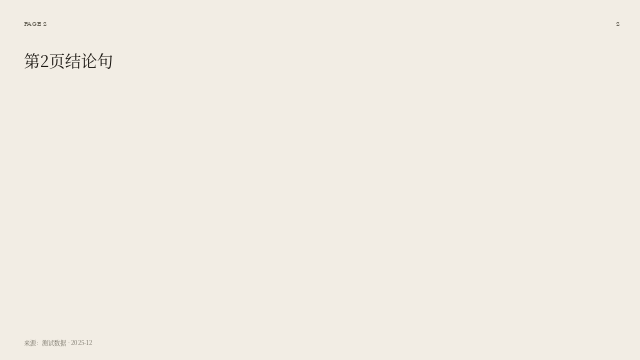
#> input picture audit/reuse-e2e/fonts-preview/pages/002c3e276b9f30054ce2.png, 640 x 360 px
$ python -i render_check.py   (imports and definitions only)
#> lines starting #> are read from the running program, lines starting #| are printed output that depends on the picture; after the words box and inside, x2 and y2 are one past the last pixel; in counts of white or black regions, pixels touching at a corner belong together
# -*- coding: utf-8 -*-
"""
Layer 3.5 · Render Check（渲染证据层）

职责：把编译出的 PPTX **真实渲染成像素**，测量页面视觉证据——
占用率、边缘活动度、亮度、显著性质心、强调色像素比、背景亮度。
这是「只有真实渲染才能证明视觉质量」的实证层（借鉴 v6.2 render_evidence 思路），
但与引擎一样：不做设计决策、不修改 spec、所有阈值由调用方传入。

外部 Office/PDF 渲染链路已永久关闭：生产路径不探测、不启动
LibreOffice/soffice，也不依赖 poppler。vao.py 以原生 PPTX 结构、几何治理和
PIL ghost preview 作为快速证据；该模块仅保留兼容 API，直接返回
external_renderer_disabled_by_policy。
"""
from __future__ import annotations

import math
import os
import re as _re
import shutil
import subprocess
import tempfile
import time
from pathlib import Path
from typing import Any

from PIL import Image

from primitives import DEFAULT_WIDTH, DEFAULT_HEIGHT, AUX_TEXT_ROLES
from compile_cache import (
    RENDER_META_NAME,
    NON_PIXEL_SLIDE_KEYS,
    NON_PIXEL_THEME_KEYS,
    _file_sha,
    _media_stamp,
    _pixel_view,
    _atomic_json_write,
    _load_meta,
    _patch_meta,
    spec_view,
    compile_reuse,
    record_compile,
)


_RENDERER_PROBE_KEY: tuple[str, str] | None = None
_RENDERER_PROBE_VALUE: str | None = None


# [5 lines left out: function clear_renderer_probe_cache, not called in this run]


# Deliberately disabled.  VAO produces native editable PPTX plus a deterministic
# ghost preview; it never depends on a locally installed office suite.
EXTERNAL_RENDERER_ENABLED = False


def find_renderer() -> str | None:
    """Return no renderer by policy; never probe or start LibreOffice."""
    return None


# [10 lines left out: function renderer_identity, not called in this run]


MAX_RENDER_WORKERS = 2   # 并行上限：soffice/numpy 已接近吃满 2 核，更多线程只会互相抢占


RENDER_CACHE_NAME = "render_cache.json"


# [33 lines left out: functions _slide_key, _safe_work_file, not called in this run]


_REQUIRED_CACHE_METRICS = (
    "brightness", "edge", "occupancy", "margin_occupancy",
    "saliency_centroid", "accent_pixel_ratio", "saturated_pixel_ratio",
    "background_luma",
)
# optical_alignment is intentionally optional in the cache schema: a text-only page
# has no declared shape/image/chart boundaries to verify, so optical_alignment()
# legitimately returns {}. Pages with measurable alignment still carry the field
# and reuse it through the normal pixel evidence path.


# [116 lines left out: functions _png_present, _png_name, _pdf_is_reusable, _pdf_record, _load_cache, _save_cache and 1 more, not called in this run]


# ─────────────────────────────────────────────────────────────────────────
# 部分渲染：拆页转 PDF（性能）
#
# LibreOffice 只能整份转换，而转换成本随页数线性增长（实测 1 页 0.52s、
# 3 页 0.76s、12 页 2.14s）。只重测 1–2 页时，把这几页拆成一个临时小 deck
# 再转，能省下整份转换的开销。
#
# 风险只有一个：页码映射搞错 = 把别页的像素当本页发布。因此本函数自带三道校验
# （小 deck 页数 == 请求页数、每页都有产物、页码按绝对编号回填），任一不过就
# 返回失败，调用方退回整份转换——宁可慢，不可错。
# ─────────────────────────────────────────────────────────────────────────
_RID = "{http://schemas.openxmlformats.org/officeDocument/2006/relationships}id"
PARTIAL_MAX_RATIO = 0.5     # 需重测页数 ≤ 总页数的一半才值得拆
PARTIAL_MIN_SAVING = 4      # 至少省下 4 页的转换量才值得拆


# [66 lines left out: functions _partial_worth_it, _subset_deck, _rename_evidence, _runs, not called in this run]


MIN_CHUNK_PAGES = 2   # 每次 pdftoppm 约 60ms 进程启动成本，切太碎反而更慢

# ─────────────────────────────────────────────────────────────────────────
# 快测光栅化（性能）
#
# 实测 12 页含照片的 deck：-png 8.6s、-jpeg 0.8s —— PNG 慢在**编码**不在解码，
# 而我们要的只是统计量（亮度/边缘/占据率/主色/质心），JPEG q95 与 PNG 的偏差为：
# 对比度 ≤0.04、强调面积 0.000、重心 ≤0.015、占据率 ≤0.002 —— 远离阈值时可互换。
#
# 但「远离」必须被证明，不能假设：凡指标落在判定阈值 ±eps 内，就用无损 PNG 重测
# 该页再定稿（_near_threshold）。代价只发生在临界页上，典型 0–3 页。
# ─────────────────────────────────────────────────────────────────────────
JPEG_QUALITY = 95

# 光栅格式表：(pdftoppm 参数, 扩展名, 是否有损)
#
# 实测 12 页含照片的 deck：png 8.11s ｜ jpeg q95 0.78s ｜ tiff+lzw 0.99s ｜ tiff 无压缩 0.90s
# 逐页像素比对：tiff+lzw 与 png **最大差 0**（LZW 是无损压缩）。
# 结论：PNG 慢在 deflate，而不在渲染本身。既然无损也能做到 ~1s，
# 默认就该用无损格式——JPEG 那点优势（0.2s）不值得引入「有损 + 边缘复检」的复杂度。
# 扩展名曾散落在三处（命名/清理/改名），漏一处就会静默失效，故收敛成这张表。
RASTER_FORMATS = {
    "tiff": (["-tiff", "-tiffcompression", "lzw"], "tif", False),
    "png":  (["-png"], "png", False),
    "jpeg": (["-jpeg", "-jpegopt", f"quality={JPEG_QUALITY}"], "jpg", True),
}
RASTER_DEFAULT = "tiff"          # 默认：无损 + 快
RASTER_EXTS = tuple(e for _, e, _ in RASTER_FORMATS.values())


def _raster_args(raster: str):
    """光栅格式 → (pdftoppm 参数, 扩展名, 是否有损)。未知格式一律退回无损默认。"""
    return RASTER_FORMATS.get(str(raster or "").lower(), RASTER_FORMATS[RASTER_DEFAULT])

# 判定阈值 → 边缘带宽。贴着这些值的页必须无损复测，否则 JPEG 噪声可能翻判。
_RECHECK_THRESHOLDS = {
    "text_contrast_min":     (3.0, 4.5),
    "text_contrast_all_min": (3.0, 4.5),
    "gravity_drift":         (0.28,),
    "occupancy":             (0.60, 0.65, 0.75, 0.85),
}
_RECHECK_EPS = {
    "text_contrast_min": 0.15, "text_contrast_all_min": 0.15,
    "gravity_drift": 0.030, "occupancy": 0.020, "accent_pixel_ratio": 0.010,
}
_ACCENT_MAX_DEFAULT = 0.05
# 「算作强调色」的 RGB 欧氏距离半径。0.30 太松：暖调影像里任何中间调都会被计成
# 强调（实测暖岩石照片页 #7A7060 距目标 0.239 即命中 → 误报 8.2%/6.9%）。用真实
# 渲染页做过阈值敏感性：**设计出的金**（排行条高亮、发丝线）距离≈0，在 0.10–0.25
# 区间恒为 0.31–0.40%；照片误报只在 ≥0.25 才炸开。0.16 干净分开两者——真信号不丢，
# 照片不再被算成强调。调它等于调「什么算强调色」，别为了过线调。
_ACCENT_MATCH_DIST = 0.16


# [106 lines left out: functions _near_threshold, _plan_jobs, _run_token, _run_pipeline, not called in this run]


# ─────────────────────────────────────────────────────────────────────────
# LibreOffice UserInstallation（profile）
#
# 旧行为：profile 建在渲染目录里。渲染目录一清（冷跑、--no-cache），profile 跟着
# 重建，每次都要多付一笔固定成本——实测 12 页转换：新建 profile 2.12s，复用 1.57s，
# 差 0.55s/次。profile 与 deck 无关，没有理由跟着渲染目录一起死。
#
# 改为跨 deck 共享的持久 profile，用文件锁串行化（同一 profile 不能被两个 soffice
# 同时写）。拿不到锁或共享目录不可用时，退回渲染目录内的私有 profile——
# 慢一点可以，转换失败不行。
# ─────────────────────────────────────────────────────────────────────────
_LO_PROFILE_ROOT = Path(tempfile.gettempdir()) / "ppt-vao-lo-profile"
# 等锁上限（v4.26 fail-fast）：拿不到锁立即走私有 profile 回退——代价仅一次
# 冷 profile 新建（~0.55s），比排队等共享锁低一个量级；旧值 120s 在并发轮
# 会把「偶发慢」放大成分钟级。
_LO_LOCK_TIMEOUT = 8.0
# 锁文件僵死阈值（进程被 kill 时兜底）：60s 足够覆盖一次整份转换（实测 ≤2.1s）
# 加冷 profile 新建，旧值 300s 会让新一轮为死锁白等 5 分钟。
_LO_LOCK_STALE = 60.0
# PDF 转换的等待上限。产物落盘即收工（见 _run_soffice_until_pdf），只需覆盖
# 「冷启动 + 转换」本身；旧实现等进程退出，300s 基本是白等。
_LO_CONVERT_TIMEOUT = 180.0


# [202 lines left out: functions _acquire_profile_lock, _release_profile_lock, _choose_profile, _file_uri, _run_soffice_until_pdf, _pdf_from_pptx and 1 more, not called in this run]


# --------------------------------------------------------------------------
# 像素测量（PIL + numpy；cv2 可用时显著图更准）
# --------------------------------------------------------------------------
# render_check ↔ qa 共享契约：每页 page 字典里**至少包含这些键**。v4.15 起
# 消费侧归 qa/guard（函数从 primitives 取阈值）；字段增删须同步核对 qa 消费点，
# 否则会出现「字段写了但无人消费」的契约漂移。
PAGE_FIELDS = frozenset({
    "brightness", "edge", "occupancy", "margin_occupancy",
    "saliency_method",
    "saliency_centroid", "saliency_split_lr", "saliency_split_tb",
    "edge_kurtosis_x", "edge_kurtosis_y",
    "accent_pixel_ratio", "accent_method", "saturated_pixel_ratio",
    "background_luma",
    "gravity_drift", "anchor_id", "anchor_source", "anchor_center",
})
def _load_rgb(path: Path, max_side: int = 640) -> Any:
    from PIL import Image
    import numpy as np
    im = Image.open(path).convert("RGB")
    scale = min(1.0, max_side / max(im.size))
    if scale < 1:
        im = im.resize((max(1, int(im.width * scale)),
                        max(1, int(im.height * scale))), Image.Resampling.LANCZOS)
    return np.asarray(im).astype(np.float32)


# [12 lines left out: function _saliency_backend, not called in this run]


def _saliency_with_method(arr: Any, max_side: int = 256) -> tuple:
    """显著图 + 实际算法溯源 → (sal, method)。

    先降到 max_side（默认 256）再算：质心/左右上下分片是粗粒度指标，Spectral
    Residual 在 640px 全尺寸上跑几乎不改变归一化结果，却把 cv2 成本放大了
    数倍。降采样后质心与分片逐位稳定（selftest 的 render_metrics 断言）。
    method 只可能是 cv2_spectral_residual / deterministic_fallback —— 有 cv2 的
    机器与无 cv2 的机器算出的显著图不可严格对比，证据必须自带算法身份。"""
    import numpy as np
    h0, w0 = arr.shape[:2]
    if max(h0, w0) > max_side:
        scale = max_side / max(h0, w0)
        arr = np.asarray(Image.fromarray(arr.astype(np.uint8)).resize(
            (max(1, int(w0 * scale)), max(1, int(h0 * scale))),
            Image.Resampling.BILINEAR))
    try:
        import cv2
        bgr = cv2.cvtColor(arr.astype(np.uint8), cv2.COLOR_RGB2BGR)
        sal = cv2.saliency.StaticSaliencySpectralResidual_create()[1].computeSaliency(bgr)[1]
        sal = sal.astype(np.float32)
        return sal / max(float(sal.max()), 1e-6), "cv2_spectral_residual"
    except Exception:
        pass
    g = arr[..., 0] * 0.299 + arr[..., 1] * 0.587 + arr[..., 2] * 0.114
    # 盒式模糊近似局部均值（局部对比项）
    from PIL import ImageFilter
    blur = np.asarray(Image.fromarray(g.astype(np.uint8)).filter(
        ImageFilter.BoxBlur(2))).astype(np.float32)
    local = np.abs(g - blur)
    gy, gx = np.gradient(g)
    edge = np.sqrt(gx * gx + gy * gy)
    # 全局对比项：与四角背景亮度的差异（均匀大色块也因此显著）
    corners = np.concatenate([g[:6, :6].ravel(), g[:6, -6:].ravel(),
                              g[-6:, :6].ravel(), g[-6:, -6:].ravel()])
    bg = float(np.median(corners))
    contrast = np.abs(g - bg)
    sal = local + 0.35 * edge + 0.60 * (contrast / max(np.max(contrast), 1e-6))
    p = np.percentile(sal, [5, 95])
    return np.clip((sal - p[0]) / max(p[1] - p[0], 1e-6), 0, 1), "deterministic_fallback"


# [217 lines left out: functions _dominant_color, _text_regions, _text_contrast, declared_alignment_lines, optical_alignment, not called in this run]


def measure_image(path: Path, accent_hex: str | None = None,
                  text_regions: list[dict] | None = None) -> dict[str, Any]:
    """单页真实渲染测量。

    accent_hex 提供时，强调色像素比按「与主题 Accent 色的色距」测量（比
    通用饱和度启发更贴近 Accent 预算语义）；未提供时回退为饱和度启发。
    text_regions 提供时追加「文字 vs 其下方像素」的最坏对比度——全页亮度一致
    地暗或亮都掩盖不了它（深底深字曾经一路通过到发布）。
    """
    import numpy as np
    arr = _load_rgb(path)
#> in _load_rgb, im is the input picture: PIL image 640x360 RGB; mean R, G, B 241.6, 236.7, 227.7
    h, w, _ = arr.shape
#> h = 360; w = 640

    small = np.asarray(Image.fromarray(arr.astype(np.uint8)).resize(
        (96, 54), Image.Resampling.BILINEAR)).astype(np.float32)
    gray = small[..., 0] * 0.299 + small[..., 1] * 0.587 + small[..., 2] * 0.114
    brightness = float(gray.mean() / 255.0)
#> brightness = 0.93
    gx = np.abs(np.diff(gray, axis=1)).mean()
#> gx = 0.157
    gy = np.abs(np.diff(gray, axis=0)).mean()
#> gy = 0.366
    edge = float(min(1.0, (gx + gy) / 55.0))
#> edge = 0.00951

    corners = np.concatenate([gray[:6, :6].ravel(), gray[:6, -6:].ravel(),
                              gray[-6:, :6].ravel(), gray[-6:, -6:].ravel()])
#> corners = 144 values, max 237.5 at index 0, min 206.4 at index 23, mean 236.3
    bg = float(np.median(corners))
#> bg = 237.5
    occupancy = float(np.mean(np.abs(gray - bg) > 10))
#> occupancy = 0.0102

    # 安全区余量证据：边缘带（≈画布 5%）若与背景同样安静，说明内容未贴边。
    band = np.concatenate([gray[:3, :].ravel(), gray[-3:, :].ravel(),
                           gray[:, :5].ravel(), gray[:, -5:].ravel()])
#> band = 1116 values, max 237.5 at index 0, min 171.3 at index 625, mean 237
    margin_occupancy = float(np.mean(np.abs(band - bg) > 10))
#> margin_occupancy = 0.0161

    sal, sal_method = _saliency_with_method(arr)
#> in _saliency_with_method, `local = np.abs(g - blur)`:
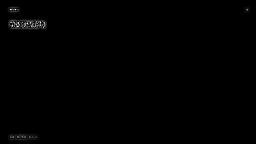
#> local: shape (144, 256) float64; min 0.417, max 69.3, mean 0.7; drawn with min black and max white
#> in _saliency_with_method, `gy, gx = np.gradient(g)`:
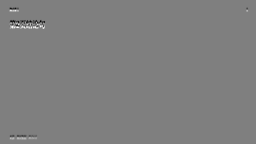
#> gy: shape (144, 256) float64; min -46.54, max 46.39, mean 0; drawn with min black and max white
#> in _saliency_with_method, `corners = np.concatenate([g[:6, :6].ravel(), g[:6, -6:].ravel(), g[-6:..`: corners = 144 values from 237.5 to 237.5
#> in _saliency_with_method, `bg = float(np.median(corners))`: bg = 237.5
#> in _saliency_with_method, `p = np.percentile(sal, [5, 95])`: p = [0.469, 0.469]
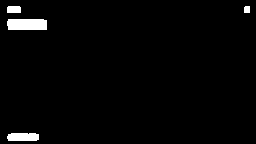
#> sal: shape (144, 256) float64; values 0 (black) and 1 (white), 2.2% white; 4 white regions, box (x1, y1, x2, y2) and area: (7, 19, 47, 30) 431, (7, 133, 39, 141) 242, (7, 6, 21, 13) 96, (244, 6, 250, 13) 41
#> sal_method = 'deterministic_fallback'
    yy, xx = np.mgrid[0:sal.shape[0], 0:sal.shape[1]]
    total = float(sal.sum()) + 1e-6
#> total = 810
    cx = float((xx * sal).sum() / total) / max(1, sal.shape[1] - 1)
#> cx = 0.137
    cy = float((yy * sal).sum() / total) / max(1, sal.shape[0] - 1)
#> cy = 0.385

    half_w = sal.shape[1] // 2
#> half_w = 128
    left = float(sal[:, :half_w].sum())
#> left = 769
    right = float(sal[:, half_w:].sum())
#> right = 41
    half_h = sal.shape[0] // 2
#> half_h = 72
    top = float(sal[:half_h, :].sum())
#> top = 568
    bottom = float(sal[half_h:, :].sum())
#> bottom = 242

    # 边缘投影：把 sobel 强度沿水平/垂直方向求和，得到
    # "axis histograms"。对齐良好的页面：水平/垂直方向会出现清晰的
    # 收束峰（多数内容共享同一 x 或 y）；碎片化页面：分布平坦。
    # 这是「视觉对齐」的渲染证据，承接 OS 审查模式 §alignment 的量化依据
    # 仅靠结构聚类的盲点（数学对齐但视觉不齐无法识别）。
    gy_arr, gx_arr = np.gradient(gray)
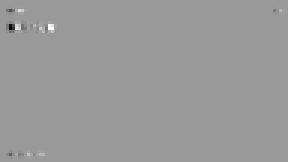
#> gx_arr: shape (54, 96) float32 (shown 3 times larger); min -33.09, max 21.94, mean 0; drawn with min black and max white
    edge_mag = np.sqrt(gx_arr * gx_arr + gy_arr * gy_arr)
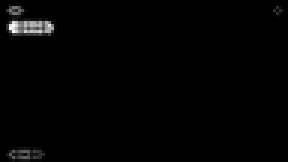
#> edge_mag: shape (54, 96) float32 (shown 3 times larger); min 0, max 33.7, mean 0.4; drawn with min black and max white
    # 行/列求和：横轴投影（沿 X 轴累积）反映「内容是否共享同一 Y」
    # 纵轴投影（沿 Y 轴累积）反映「内容是否共享同一 X」。
    col_proj = edge_mag.sum(axis=0)            # 长度 = w
#> col_proj = 96 values, max 211.8 at index 4, min 0 at index 0, mean 19.46
    row_proj = edge_mag.sum(axis=1)            # 长度 = h
#> row_proj = 54 values, max 353.3 at index 8, min 0 at index 0, mean 34.6
    # 峰度：值越大表示越集中（成轴），越小表示越分散（碎片）。
    def _kurtosis(proj: "np.ndarray") -> float:
        if proj.size < 4:
            return 0.0
        m = float(proj.mean())
        if m <= 1e-6:
            return 0.0
        s2 = float(((proj - m) ** 2).mean())
        if s2 <= 1e-6:
            return 0.0
        m4 = float(((proj - m) ** 4).mean())
        return m4 / (s2 * s2) - 3.0
    edge_kurtosis_x = float(_kurtosis(col_proj))   # 沿 X 投影的峰度 → 横向轴线感
#> in _kurtosis, `m = float(proj.mean())`: m = 19.46
#> in _kurtosis, `s2 = float(((proj - m) ** 2).mean())`: s2 = 2110.7
#> in _kurtosis, `m4 = float(((proj - m) ** 4).mean())`: m4 = 32567848
#> edge_kurtosis_x = 4.31
    edge_kurtosis_y = float(_kurtosis(row_proj))   # 沿 Y 投影的峰度 → 纵向轴线感
#> edge_kurtosis_y = 6.85

    rgb = arr / 255.0
    mx = rgb.max(2)
    mn = rgb.min(2)
    sat = np.where(mx == 0, 0, (mx - mn) / np.maximum(mx, 1e-6))
    saturated_pixel_ratio = float(np.mean(sat > 0.42))
#> saturated_pixel_ratio = 0
    if accent_hex:
        try:
            target = np.asarray([int(accent_hex.lstrip("#")[i:i + 2], 16) / 255.0
                                 for i in (0, 2, 4)], dtype=np.float32)
            dist = np.sqrt(((rgb - target) ** 2).sum(2))
            accent_pixels = float(np.mean(dist < _ACCENT_MATCH_DIST))
            accent_method = "theme"
        except (ValueError, IndexError):
            accent_pixels = saturated_pixel_ratio
            accent_method = "saturation"
    else:
        accent_pixels = saturated_pixel_ratio
#> accent_pixels = 0
        accent_method = "saturation"

    return {
        "brightness": round(brightness, 3),
        "edge": round(edge, 3),
        "occupancy": round(occupancy, 3),
        "margin_occupancy": round(margin_occupancy, 3),
        "saliency_method": sal_method,
        "saliency_centroid": [round(cx, 3), round(cy, 3)],
        "saliency_split_lr": round((left - right) / (left + right + 1e-6), 3),
        "saliency_split_tb": round((top - bottom) / (top + bottom + 1e-6), 3),
        "edge_kurtosis_x": round(edge_kurtosis_x, 3),
        "edge_kurtosis_y": round(edge_kurtosis_y, 3),
        "accent_pixel_ratio": round(accent_pixels, 3),
        "accent_method": accent_method,
        "saturated_pixel_ratio": round(saturated_pixel_ratio, 3),
        "background_luma": round(bg / 255.0, 3),
        **(_text_contrast(arr, text_regions) if text_regions else {}),
    }


# --------------------------------------------------------------------------
# 综合证据：渲染 + 与 spec 声明的锚点对比（gravity drift）
# --------------------------------------------------------------------------
# [416 lines left out: functions _element_center, _apply_anchor, _reuse_entry, resolve_anchor, render_evidence, main, not called in this run]


# [3 lines not run here, left out]

>>> result = measure_image('../audit/reuse-e2e/fonts-preview/pages/002c3e276b9f30054ce2.png')
#> result = 14 items
